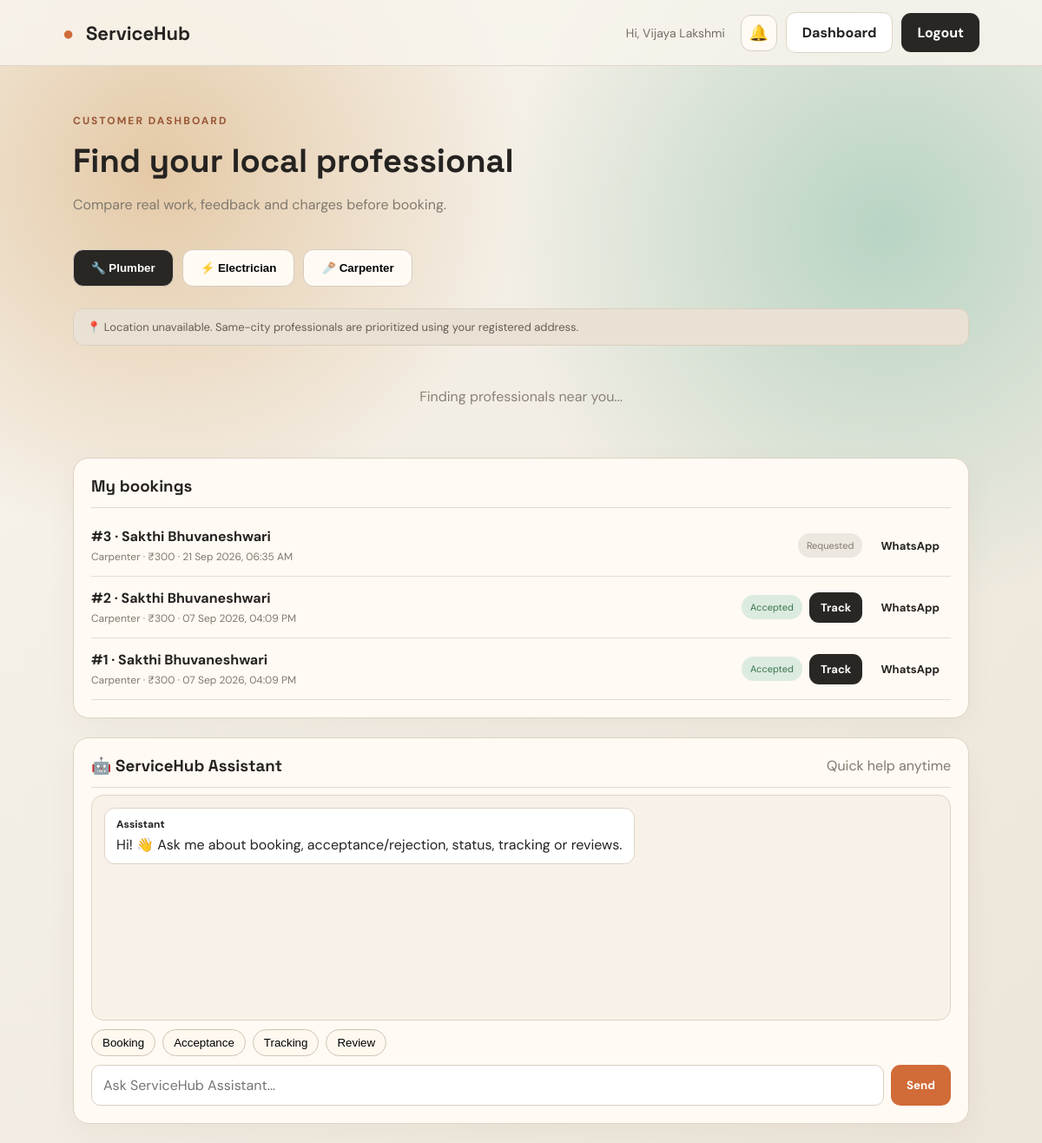
The page /dashboard (signed in) on the database its author committed.
### app.py (models this page shows)
class User(db.Model):
    id = db.Column(db.Integer, primary_key=True)
    role = db.Column(db.String(20), nullable=False)  # customer/provider
    name = db.Column(db.String(120), nullable=False)
    email = db.Column(db.String(160), unique=True, nullable=False)
    phone = db.Column(db.String(30), nullable=False)
    password_hash = db.Column(db.String(255), nullable=False)
    address = db.Column(db.String(300), nullable=False)
    service_type = db.Column(db.String(30))          # provider only
    specific_work = db.Column(db.String(300))
    charge = db.Column(db.Float, default=0)
    profile_photo = db.Column(db.String(300))
    id_type = db.Column(db.String(80), nullable=False)
    id_proof = db.Column(db.String(300), nullable=False)
    latitude = db.Column(db.Float)
    longitude = db.Column(db.Float)
    profile_complete = db.Column(db.Boolean, default=False)
    created_at = db.Column(db.DateTime, default=datetime.utcnow)

class Booking(db.Model):
    id = db.Column(db.Integer, primary_key=True)
    customer_id = db.Column(db.Integer, db.ForeignKey("user.id"), nullable=False)
    provider_id = db.Column(db.Integer, db.ForeignKey("user.id"), nullable=False)
    status = db.Column(db.String(30), default="requested")
    customer_address = db.Column(db.String(300), nullable=False)
    created_at = db.Column(db.DateTime, default=datetime.utcnow)
    customer_lat = db.Column(db.Float)
    customer_lng = db.Column(db.Float)
    provider_lat = db.Column(db.Float)
    provider_lng = db.Column(db.Float)
    customer = db.relationship("User", foreign_keys=[customer_id])
    provider = db.relationship("User", foreign_keys=[provider_id])

### app.py (the view, shortened to what this page needs)
@app.route("/dashboard")
def dashboard():
    user = current_user()
    if not user: return redirect(url_for("index"))
    bookings = Booking.query.filter_by(customer_id=user.id).order_by(Booking.created_at.desc()).all()
    return render_template("customer_dashboard.html", user=user, bookings=bookings)

### app.py (called while the page is built)
def current_user():
    uid = session.get("user_id")
    return db.session.get(User, uid) if uid else None

### templates/customer_dashboard.html (shortened to what this page needs)
{% extends "base.html" %}{% block content %}
<section class="dashboard-head"><div><div class="eyebrow">CUSTOMER DASHBOARD</div><h2>Find your local professional</h2><p class="muted">Compare real work, feedback and charges before booking.</p></div></section>
<div class="service-tabs">
<button class="service-tab active" data-service="Plumber">🔧 Plumber</button>
<button class="service-tab" data-service="Electrician">⚡ Electrician</button>
<button class="service-tab" data-service="Carpenter">🪚 Carpenter</button>
</div>
<div id="location-note" class="location-note">📍 Getting your location to show nearby professionals first...</div>
<div id="provider-list" class="provider-grid"><div class="loading">Loading professionals...</div></div>
<section class="panel"><div class="panel-head"><h3>My bookings</h3></div>
<div class="booking-list">
{% for b in bookings %}
<div class="booking-row" id="booking-{{b.id}}">
<div><b>#{{b.id}} · {{b.provider.name}}</b><span>{{b.provider.service_type}} · ₹{{"%.0f"|format(b.provider.charge)}} · {{b.created_at.strftime("%d %b %Y, %I:%M %p")}}</span></div>
<div class="booking-actions"><span class="status {{b.status}}">{{b.status.replace("_"," ")}}</span>
{% if b.status in ["accepted","on_the_way","started"] %}<button class="btn small dark" onclick="openTrack({{b.id}},{{b.provider_lat or 0}},{{b.provider_lng or 0}})">Track</button>{% endif %}<a class="btn small whatsapp" target="_blank" href="https://wa.me/{{b.provider.phone|replace("+","")}}?text=Hi%20{{b.provider.name|urlencode}}%2C%20I%20am%20your%20ServiceHub%20customer%20for%20booking%20%23{{b.id}}.">WhatsApp</a>
</div></div>
{% else %}<p class="empty">No bookings yet.</p>{% endfor %}
</div></section>
<section class="panel chatbot-panel">
<div class="panel-head"><h3>🤖 ServiceHub Assistant</h3><span class="muted">Quick help anytime</span></div>
<div id="botMessages" class="bot-messages"><div class="bot-msg bot"><b>Assistant</b><span>Hi! 👋 Ask me about booking, acceptance/rejection, status, tracking or reviews.</span></div></div>
<div class="bot-quick"><button type="button" onclick="askBot('How do I book a professional?')">Booking</button><button type="button" onclick="askBot('What happens when the professional accepts?')">Acceptance</button><button type="button" onclick="askBot('How can I track the professional?')">Tracking</button><button type="button" onclick="askBot('How do I give a review?')">Review</button></div>
<form class="bot-form" onsubmit="sendBot(event)"><input id="botInput" maxlength="500" placeholder="Ask ServiceHub Assistant..." autocomplete="off"><button class="btn accent">Send</button></form>
</section>
{% endblock %}

### templates/base.html (shortened to what this page needs)
<!doctype html>
<html lang="en">
<head>
<link rel="stylesheet" href="{{ url_for('static',filename='css/style.css') }}">
<link rel="stylesheet" href="https://unpkg.com/leaflet@1.9.4/dist/leaflet.css">
</head>
<body>
<nav class="nav">
<a class="brand" href="{{ url_for('index') }}"><span>●</span> ServiceHub</a>
<div class="nav-actions">
{% if user %}<span class="hello">Hi, {{user.name}}</span><div class="notification-wrap"><button class="notification-bell" type="button" onclick="toggleNotifications()" aria-label="Notifications">🔔</button></div><a class="btn ghost" href="{{url_for('dashboard')}}">Dashboard</a><a class="btn dark" href="{{url_for('logout')}}">Logout</a>
{% else %}<a class="btn ghost" href="{{url_for('login',role='customer')}}">Customer Login</a><a class="btn dark" href="{{url_for('login',role='provider')}}">Provider Login</a>{% endif %}
</div></nav>
<main>{% block content %}{% endblock %}</main>
</body></html>

### static/css/style.css (style rules this page uses)
* { box-sizing:border-box }
body { margin:0;font-family:"DM Sans",sans-serif;color:#252321;background:#f5f1e9;min-height:100vh }
body:before { content:"";position:fixed;inset:0;z-index:-2;background:radial-gradient(circle at 15% 15%,#e4c9a6 0,transparent 28%),radial-gradient(circle at 85% 20%,#b8d4c4 0,transparent 30%),linear-gradient(135deg,#f8f4ed,#ece5d9) }
a { text-decoration:none;color:inherit }
.nav { height:76px;display:flex;align-items:center;justify-content:space-between;padding:0 6%;background:rgba(248,244,237,.82);backdrop-filter:blur(14px);border-bottom:1px solid #ded6c8;position:sticky;top:0;z-index:20 }
.brand { font-family:"Space Grotesk";font-size:22px;font-weight:700 }
.brand span { color:#d16b38;margin-right:8px }
.nav-actions { display:flex;align-items:center;gap:10px }
.hello { font-size:14px;color:#766f65;margin-right:8px }
.btn { border:0;border-radius:11px;padding:12px 18px;font-weight:700;cursor:pointer;font-family:inherit;display:inline-block }
.btn.accent { background:#d16b38;color:#fff }
.btn.dark { background:#292724;color:#fff }
.btn.ghost { background:#fff;border:1px solid #ddd4c6 }
.btn.small { padding:9px 13px;font-size:13px }
.eyebrow { font-size:12px;letter-spacing:2px;font-weight:800;color:#9b5938;margin-bottom:14px }
.auth-box h2,.dashboard-head h2 { font:700 38px "Space Grotesk";margin:0 0 8px }
.muted { color:#81796e }
input,textarea,select { width:100%;border:1px solid #d9d0c3;border-radius:10px;background:#fff;padding:12px 13px;font:inherit;outline:none }
.dashboard-head { padding:55px 7% 25px;display:flex;justify-content:space-between;align-items:center }
.service-tabs { display:flex;gap:10px;padding:0 7% 25px }
.service-tab { border:1px solid #d5ccbf;background:#fffaf4;padding:13px 20px;border-radius:12px;font-weight:700;cursor:pointer }
.service-tab.active { background:#292724;color:#fff }
.provider-grid { padding:0 7% 30px;display:grid;grid-template-columns:repeat(3,1fr);gap:18px }
.provider-card,.panel { background:#fffaf3;border:1px solid #ddd3c5;border-radius:18px;padding:20px;box-shadow:0 12px 35px #4032220b }
.panel { margin:0 7% 22px }
.panel-head { display:flex;justify-content:space-between;align-items:center;border-bottom:1px solid #e1d9ce;padding-bottom:13px;margin-bottom:8px }
.panel-head h3 { margin:0;font-family:"Space Grotesk" }
.booking-row { padding:14px 0;border-bottom:1px solid #e6ded3;display:flex;justify-content:space-between;align-items:center;gap:15px }
.booking-row>div:first-child { display:grid;gap:5px }
.booking-row span { font-size:12px;color:#81796e }
.booking-actions { display:flex;align-items:center;gap:8px }
.status { text-transform:capitalize;padding:7px 10px;border-radius:20px;background:#ece7df;color:#71695f;font-size:11px!important }
.status.accepted,.status.started { background:#dcebe0;color:#38734d }
.location-note { margin:0 7% 18px;padding:12px 15px;border-radius:12px;background:#e9e1d4;color:#665e54;font-size:13px;border:1px solid #d9cfbf }
.notification-wrap { position:relative }
.notification-bell { border:1px solid #d9d0c3;background:#fffaf3;width:42px;height:42px;border-radius:12px;cursor:pointer;font-size:18px;position:relative }
.chatbot-panel { margin-top:22px }
.bot-messages { height:260px;overflow-y:auto;padding:14px;background:#f7f1e8;border:1px solid #ded4c7;border-radius:14px;display:flex;flex-direction:column;gap:10px }
.bot-msg { max-width:82%;padding:10px 13px;border-radius:12px;display:flex;flex-direction:column;gap:4px }
.bot-msg span { line-height:1.45 }
.bot-msg.bot { align-self:flex-start;background:#fff;border:1px solid #ddd3c5 }
.bot-msg b { font-size:12px }
.bot-quick { display:flex;flex-wrap:wrap;gap:8px;margin:10px 0 }
.bot-quick button { border:1px solid #cfc4b5;background:#fff8ef;border-radius:20px;padding:7px 12px;cursor:pointer }
.bot-form { display:flex;gap:8px }
.bot-form input { flex:1 }

### rows shown on the page
User: name "Vijaya Lakshmi"
Booking: id "3", provider.name "Sakthi Bhuvaneshwari", provider.service_type "Carpenter", created_at "21 Sep 2026, 06:35 AM", status.replace "Requested"
User: provider.charge "300"
Booking: id "2", provider.name "Sakthi Bhuvaneshwari", provider.service_type "Carpenter", created_at "07 Sep 2026, 04:09 PM", status.replace "Accepted"
Booking: id "1", provider.name "Sakthi Bhuvaneshwari", provider.service_type "Carpenter", created_at "07 Sep 2026, 04:09 PM", status.replace "Accepted"
